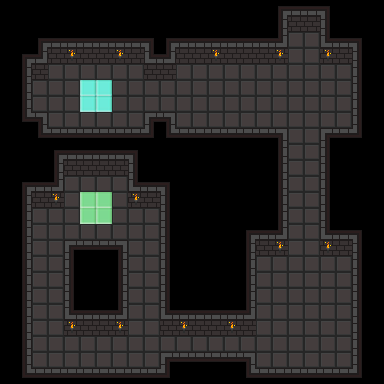

Tiled map render using the project's own tile images. Description and the whole map definition, tile-layer contents included, below:
An orthogonal 24x24 tile map with 16x16 px tiles, 1 tile layer (Tile Layer 1), 3 tilesets and 34 objects.

<map version="1.4" tiledversion="1.4.3" orientation="orthogonal" renderorder="right-down" width="24" height="24" tilewidth="16" tileheight="16" infinite="0" nextlayerid="3" nextobjectid="49">
 <properties>
  <property name="description" value="Tiny trouble" />
  <property name="name" value="Level 3" />
 </properties>
 <tileset firstgid="1" source="../tileset_dungeon.tsx" />
 <tileset firstgid="65" source="../tileset_common.tsx" />
 <tileset firstgid="96" source="../tileset_floaty.tsx" />
 <layer id="1" name="Tile Layer 1" width="24" height="24">
  <data encoding="csv">
0,0,0,0,0,0,0,0,0,0,0,0,0,0,0,0,0,1,2,2,3,0,0,0,
0,0,0,0,0,0,0,0,0,0,0,0,0,0,0,0,0,9,25,25,11,0,0,0,
0,0,1,2,2,2,2,2,2,3,1,2,2,2,2,2,2,13,33,33,12,2,3,0,
0,1,13,25,27,25,25,27,25,12,13,25,25,27,25,25,25,27,33,33,27,25,11,0,
0,9,25,33,33,33,33,33,33,25,25,33,33,33,33,33,33,33,33,33,33,33,11,0,
0,9,33,33,33,69,69,33,33,33,33,33,33,33,33,33,33,33,33,33,33,33,11,0,
0,9,33,33,33,69,69,33,33,33,33,33,33,33,33,33,33,33,33,33,33,33,11,0,
0,17,5,33,33,33,33,33,33,4,5,33,33,33,33,33,33,33,33,33,33,33,11,0,
0,0,17,18,18,18,18,18,18,19,17,18,18,18,18,18,18,5,33,33,4,18,19,0,
0,0,0,1,2,2,2,2,3,0,0,0,0,0,0,0,0,9,33,33,11,0,0,0,
0,0,0,9,25,25,25,25,11,0,0,0,0,0,0,0,0,9,33,33,11,0,0,0,
0,1,2,13,33,33,33,33,12,2,3,0,0,0,0,0,0,9,33,33,11,0,0,0,
0,9,25,27,33,67,67,33,27,25,11,0,0,0,0,0,0,9,33,33,11,0,0,0,
0,9,33,33,33,67,67,33,33,33,11,0,0,0,0,0,0,9,33,33,11,0,0,0,
0,9,33,33,33,33,33,33,33,33,11,0,0,0,0,1,2,13,33,33,12,2,3,0,
0,9,33,33,4,18,18,5,33,33,11,0,0,0,0,9,25,27,33,33,27,25,11,0,
0,9,33,33,11,10,10,9,33,33,11,0,0,0,0,9,33,33,33,33,33,33,11,0,
0,9,33,33,11,10,10,9,33,33,11,0,0,0,0,9,33,33,33,33,33,33,11,0,
0,9,33,33,11,10,10,9,33,33,11,0,0,0,0,9,33,33,33,33,33,33,11,0,
0,9,33,33,12,2,2,13,33,33,12,2,2,2,2,13,33,33,33,33,33,33,11,0,
0,9,33,33,27,25,25,27,33,33,25,27,25,25,27,25,33,33,33,33,33,33,11,0,
0,9,33,33,33,33,33,33,33,33,33,33,33,33,33,33,33,33,33,33,33,33,11,0,
0,9,33,33,33,33,33,33,33,33,4,18,18,18,18,5,33,33,33,33,33,33,11,0,
0,17,18,18,18,18,18,18,18,18,19,0,0,0,0,17,18,18,18,18,18,18,19,0
</data>
 </layer>
 <objectgroup id="2" name="Object Layer 1">
  <object id="1" template="../templates/spike.tx" x="208" y="80" />
  <object id="2" template="../templates/spike.tx" x="176" y="80" />
  <object id="3" template="../templates/spike.tx" x="240" y="80" />
  <object id="5" template="../templates/spike.tx" x="208" y="128" />
  <object id="6" template="../templates/spike.tx" x="176" y="128" />
  <object id="7" template="../templates/spike.tx" x="240" y="128" />
  <object id="8" template="../templates/spike.tx" x="272" y="80" />
  <object id="9" template="../templates/spike.tx" x="320" y="80" />
  <object id="12" template="../templates/spike.tx" x="272" y="304" />
  <object id="13" template="../templates/spike.tx" x="304" y="304" />
  <object id="14" template="../templates/spike.tx" x="336" y="304" />
  <object id="15" template="../templates/spike.tx" x="320" y="304" />
  <object id="16" template="../templates/spike.tx" x="288" y="304" />
  <object id="17" template="../templates/spike.tx" x="256" y="336" />
  <object id="18" template="../templates/spike.tx" x="272" y="336" />
  <object id="19" template="../templates/spike.tx" x="288" y="336" />
  <object id="20" template="../templates/spike.tx" x="304" y="336" />
  <object id="22" template="../templates/spike.tx" x="320" y="336" />
  <object id="23" template="../templates/ball.tx" x="184" y="104">
   <properties>
    <property name="line" type="object" value="24" />
    <property name="speed" type="float" value="60" />
   </properties>
  </object>
  <object id="24" template="../templates/line.tx" x="188" y="139.25">
   <polyline points="4,-43.25 116,-43.25" />
  </object>
  <object id="26" template="../templates/ball.tx" x="288" y="64" width="32" height="32">
   <properties>
    <property name="line" type="object" value="27" />
   </properties>
  </object>
  <object id="27" template="../templates/line.tx" x="304" y="107.25">
   <polyline points="0,-59.25 0,132.75" />
  </object>
  <object id="29" template="../templates/spike.tx" x="320" y="128" />
  <object id="30" template="../templates/spike.tx" x="272" y="128" />
  <object id="32" template="../templates/ball.tx" x="336" y="104">
   <properties>
    <property name="center" type="object" value="34" />
    <property name="speed" type="float" value="120" />
   </properties>
  </object>
  <object id="34" template="../templates/position.tx" x="304" y="96" />
  <object id="36" template="../templates/spawn.tx" x="96" y="96" />
  <object id="37" template="../templates/goal.tx" x="80" y="192" />
  <object id="39" template="../templates/position.tx" x="304" y="304" />
  <object id="41" template="../templates/ball.tx" x="296" y="280">
   <properties>
    <property name="center" type="object" value="39" />
    <property name="speed" type="float" value="-120" />
   </properties>
  </object>
  <object id="42" template="../templates/ball.tx" x="296" y="344">
   <properties>
    <property name="center" type="object" value="39" />
    <property name="speed" type="float" value="-120" />
   </properties>
  </object>
  <object id="43" template="../templates/ball.tx" x="128" y="240" width="32" height="32">
   <properties>
    <property name="line" type="object" value="44" />
   </properties>
  </object>
  <object id="44" template="../templates/line.tx" x="144" y="284">
   <polyline points="0,-60 0,68 -96,68 -96,-60 0,-60" />
  </object>
  <object id="46" template="../templates/ball.tx" x="32" y="368" width="32" height="32">
   <properties>
    <property name="line" type="object" value="44" />
   </properties>
  </object>
 </objectgroup>
</map>
